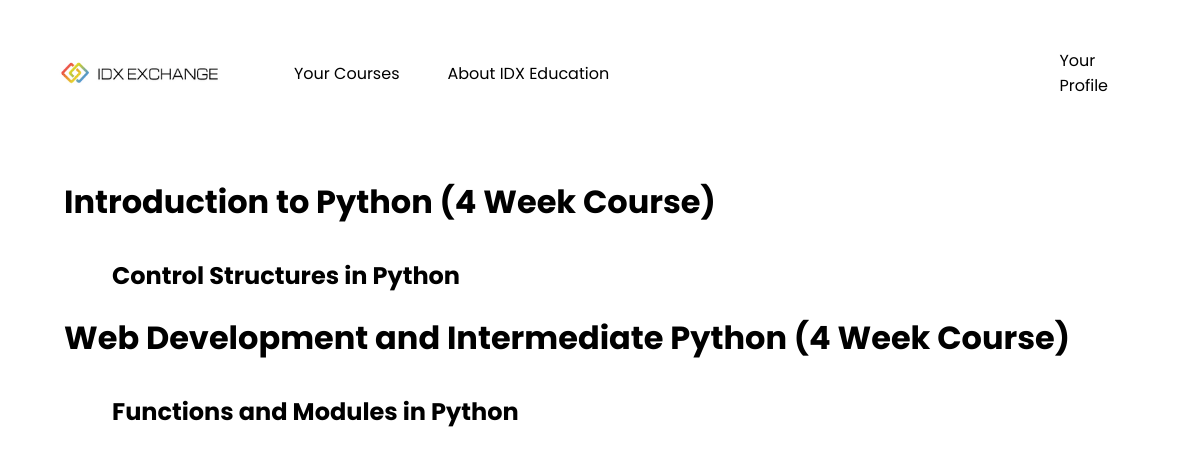
The app's page / (signed in), older data.
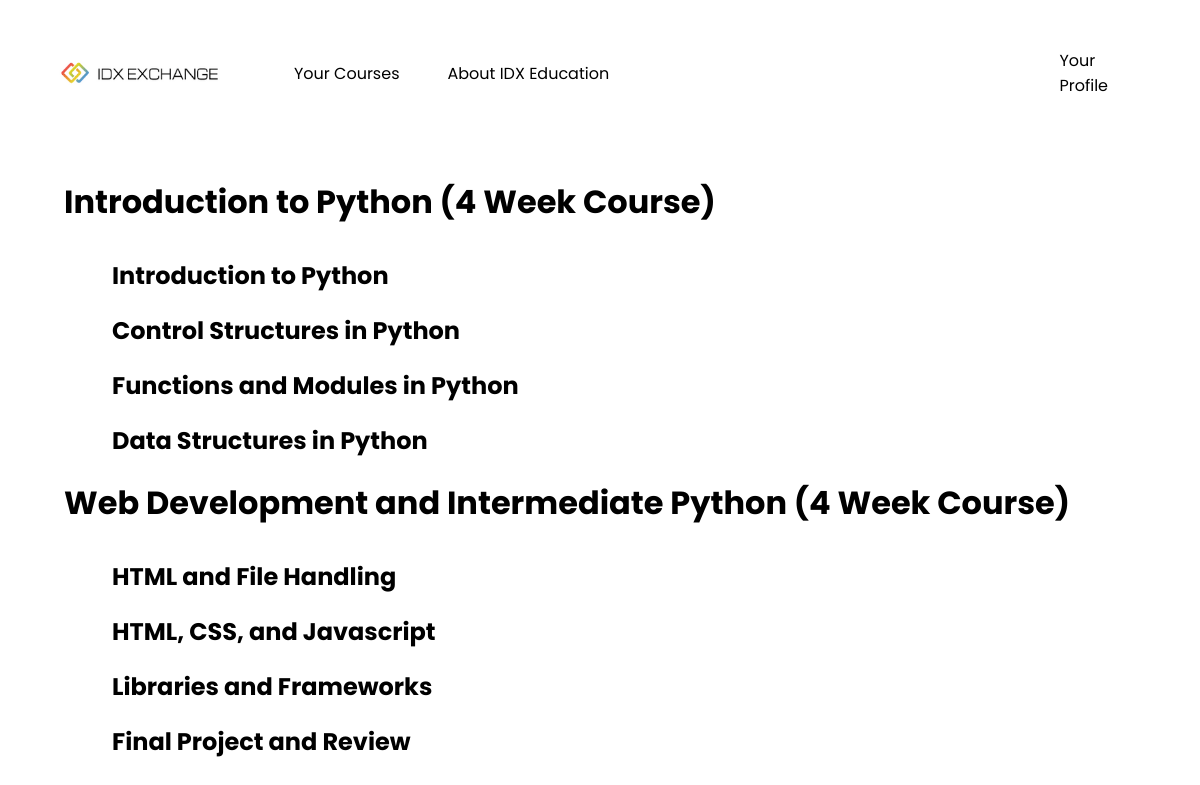
The same page, newer data.
### idx_EduWeb/models.py (models this page shows, shortened)
class Course(models.Model):
    course_id = models.IntegerField(null=True)
    course = models.IntegerField(null=True)
    lesson_name = models.CharField(max_length=200, null=True)
    lesson_num = models.IntegerField(primary_key=True)
    description = models.TextField(null=True)
    topics = models.TextField(null=True)
    activites = models.TextField(null=True)
    last_updated = models.DateTimeField(auto_now_add=True)
    lesson_content = models.URLField(null=True)

### idx_EduWeb/views.py (the view)
# urls.py: path("", views.allCourses, name='allCourses'),
def allCourses(request):
    courses = Course.objects.all()
    if not request.user.is_authenticated:
        return redirect('/login/')
    return render(request, 'idx_EduWeb/courses.html', {'courses': courses})

### idx_EduWeb/templates/idx_EduWeb/courses.html (shortened to what this page needs)
{% extends 'idx_EduWeb/base.html' %}
{% block content %}
{% load static %}
<!DOCTYPE html>
<html>
<head>
    <link rel="stylesheet" href="{% static 'idx_EduWeb/course.css' %}">
</head>
<body>
    <div class="content">
        <div class="courseCard">
            <h1>Introduction to Python (4 Week Course)</h1>
            <div class='subLesson'>
                {% for each in courses %}
                    {% if each.course_id == 1 %}
                        <a href={{each.lesson_num}} class="lessonName"><h2>{{each.lesson_name}}</h2></a>
                    {% endif %}
                {% endfor %}
            </div>
        </div>
        <div class="courseCard">
            <h1>Web Development and Intermediate Python (4 Week Course)</h1>
            <div class='subLesson'>
                {% for each in courses %}
                    {% if each.course_id == 2 %}
                        <a href={{each.course_id}} class="lessonName"><h2>{{each.lesson_name}}</h2></a>
                    {% endif %}
                {% endfor %}
            </div>
        </div>
    </div>
</body>
</html>
{% endblock content %}

### idx_EduWeb/templates/idx_EduWeb/base.html (shortened to what this page needs)
{% load static %}
<html>
    <head>
        <link rel="stylesheet" href="{% static '/idx_EduWeb/style.css' %}">
    </head>
    <body>
        <nav class="navBar">
            <div>
                <a href="/"><img src="{% static '/idx_EduWeb/Logo.png' %}" /></a>
            </div>
            <ul class="navOption">
                <a href="/"><li>Your Courses</li></a>
                <a href="/about"><li>About IDX Education</li></a>
            </ul>
            <ul class="navProfile">
                <a href="/profile"><li>Your Profile</li></a>
            </ul>
        </nav>
        {% block content %}
        {% endblock content %}
    </body>
</html>

### idx_EduWeb/static/idx_EduWeb/style.css (style rules this page uses)
body { margin: 2rem; padding: 0; box-sizing: border-box; }
* { font-family: "Poppins", sans-serif; }
.navOption { list-style-type: none; display: flex; justify-content: flex-start; width: 100%; gap: 3rem; }
.navBar { display: flex; justify-content: space-evenly; margin-right: 2rem; align-items: center; }
.content { margin: 2rem; margin-top: 4rem; }
a { all:unset; }
.navProfile { list-style-type: none; padding: 0; width: 10%; }

### idx_EduWeb/static/idx_EduWeb/course.css (style rules this page uses)
.subLesson { margin-left: 3rem; margin-top: 2rem; }

Row changes from the older to the newer data that the page shows:
now on this page (row edited): Course: lesson_name "Introduction to Python", shown under "Introduction to Python (4 Week Course)"
changed Course "Functions and Modules in Python": moves from the list under "Web Development and Intermediate Python (4 Week Course)" to the list under "Introduction to Python (4 Week Course)"
added Course: lesson_name "Data Structures in Python", shown under "Introduction to Python (4 Week Course)"
added Course: lesson_name "HTML and File Handling", shown under "Web Development and Intermediate Python (4 Week Course)"
added Course: lesson_name "HTML, CSS, and Javascript", shown under "Web Development and Intermediate Python (4 Week Course)"
added Course: lesson_name "Libraries and Frameworks", shown under "Web Development and Intermediate Python (4 Week Course)"
added Course: lesson_name "Final Project and Review", shown under "Web Development and Intermediate Python (4 Week Course)"
